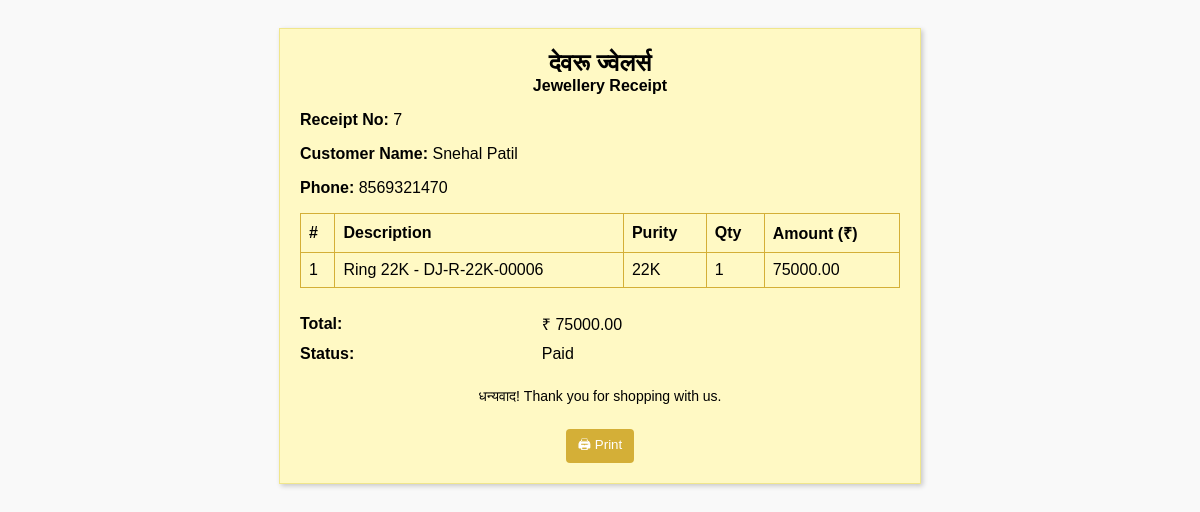
/print-customer/7/, run on the app's committed database.
### app_devaru/models.py (models this page shows, shortened)
class Customer(models.Model):
    name = models.CharField(max_length=100)
    product = models.CharField(max_length=100)
    category = models.CharField(max_length=50)
    phone = models.CharField(max_length=15, default='N/A')
    quantity = models.PositiveIntegerField()
    amount = models.DecimalField(max_digits=10, decimal_places=2)
    status = models.CharField(max_length=20, choices=[('Paid', 'Paid'), ('Pending', 'Pending')])

class JewelleryItem(models.Model):
    category = models.CharField(max_length=100)
    name = models.CharField(max_length=100)
    quantity = models.IntegerField()
    purity = models.CharField(max_length=50)
    weight = models.FloatField()
    item_code = models.CharField(
    max_length=50,
    blank=True,
    null=True
)

### app_devaru/views.py (the view)
# urls.py: path('print-customer/<int:customer_id>/', views.print_customer, name='print_customer'),
def print_customer(request, customer_id):
    customer = get_object_or_404(Customer, id=customer_id)
    item = JewelleryItem.objects.filter(
        name=customer.product,
        category=customer.category
    ).first()
    item_code = ''
    item_barcode = ''
    item_label = customer.product
    if item:
        if not item.item_code:
            item.item_code = item.generate_item_code()
            item.save(update_fields=["item_code"])
        item_code = item.item_code
        item_barcode = generate_barcode(item.item_code)
        item_label = f"{item.name} {item.purity} - {item.item_code}"
    return render(request, 'print_customer.html', {
        'customer': customer,
        'item': item,
        'item_code': item_code,
        'item_barcode': item_barcode,
        'item_label': item_label,
    })

### app_devaru/utils.py (called while the page is built)
def generate_barcode(code):
    buffer = BytesIO()
    code128 = barcode.get_barcode_class("code128")
    barcode_obj = code128(code, writer=ImageWriter())
    barcode_obj.write(
        buffer,
        {
            "write_text": False,
            "module_height": 10.0,
            "quiet_zone": 2.0,
        }
    )
    return base64.b64encode(buffer.getvalue()).decode()

### templates/print_customer.html (shortened to what this page needs)
<!DOCTYPE html>
<html lang="en">
<head>
</head>
<body>
    <div class="receipt">
        <h2>देवरू ज्वेलर्स</h2>
        <h4>Jewellery Receipt</h4>
        <p><strong>Receipt No:</strong> {{ customer.id }}</p>
        <p><strong>Customer Name:</strong> {{ customer.name }}</p>
        <p><strong>Phone:</strong> {{ customer.phone }}</p>
        <table>
            <thead>
                <tr>
                    <th>#</th>
                    <th>Description</th>
                    <th>Purity</th>
                    <th>Qty</th>
                    <th>Amount (₹)</th>
                </tr>
            </thead>
            <tbody>
                <tr>
                    <td>1</td>
                    <td>{{ item_label }}</td>
                    <td>{{ item.purity|default:"-" }}</td>
                    <td>{{ customer.quantity }}</td>
                    <td>{{ customer.amount }}</td>
                </tr>
            </tbody>
        </table>
        <table class="totals">
            <tr>
                <td><strong>Total:</strong></td>
                <td>₹ {{ customer.amount }}</td>
            </tr>
            <tr>
                <td><strong>Status:</strong></td>
                <td>{{ customer.status }}</td>
            </tr>
        </table>
        <div class="footer">
            <p>धन्यवाद! Thank you for shopping with us.</p>
            <button onclick="window.print()" class="no-print" style="margin-top: 10px; padding: 6px 12px; background: #d4af37; border: none; border-radius: 4px; color: white; cursor: pointer;">🖨 Print</button>
        </div>
    </div>
</body>
</html>

### templates/print_customer.html (style rules this page uses)
body { font-family: Arial, sans-serif; background: #f9f9f9; padding: 20px; }
.receipt { max-width: 600px; margin: auto; background: #fff9c4; border: 1px solid #f0e68c; padding: 20px; box-shadow: 2px 2px 5px rgba(0,0,0,0.2); }
h2, h4 { text-align: center; margin: 0; }
table { width: 100%; border-collapse: collapse; margin-top: 15px; }
th, td { border: 1px solid #d4af37; padding: 8px; text-align: left; }
.totals { margin-top: 20px; }
.totals td { border: none; padding: 5px 0; }
.footer { text-align: center; margin-top: 20px; font-size: 14px; }

### data on the page
Customer: id "7", name "Snehal Patil", phone "8569321470", quantity "1", amount "75000.00", status "Paid"
JewelleryItem: purity "22K"

### other printed values
{{ item_label }} "Ring 22K - DJ-R-22K-00006"
